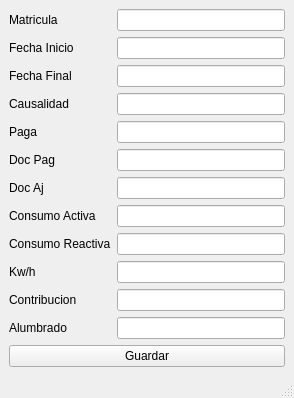
<?xml version="1.0" encoding="UTF-8"?>
<ui version="4.0">
 <class>MainWindow</class>
 <widget class="QMainWindow" name="MainWindow">
  <property name="geometry">
   <rect>
    <x>0</x>
    <y>0</y>
    <width>294</width>
    <height>396</height>
   </rect>
  </property>
  <property name="windowTitle">
   <string>Datos</string>
  </property>
  <widget class="QWidget" name="centralwidget">
   <layout class="QGridLayout" name="gridLayout_2">
    <item row="0" column="0">
     <layout class="QGridLayout" name="gridLayout">
      <item row="1" column="0">
       <widget class="QLabel" name="lb_inicio">
        <property name="text">
         <string>Fecha Inicio</string>
        </property>
       </widget>
      </item>
      <item row="9" column="1">
       <widget class="QLineEdit" name="le_kw"/>
      </item>
      <item row="5" column="0">
       <widget class="QLabel" name="lb_doc_pag">
        <property name="text">
         <string>Doc Pag</string>
        </property>
       </widget>
      </item>
      <item row="8" column="0">
       <widget class="QLabel" name="lb_consumo_reactiva">
        <property name="text">
         <string>Consumo Reactiva</string>
        </property>
       </widget>
      </item>
      <item row="4" column="1">
       <widget class="QLineEdit" name="le_paga"/>
      </item>
      <item row="8" column="1">
       <widget class="QLineEdit" name="le_consumo_reactiva"/>
      </item>
      <item row="6" column="0">
       <widget class="QLabel" name="lb_doc_aj">
        <property name="text">
         <string>Doc Aj</string>
        </property>
       </widget>
      </item>
      <item row="12" column="0" colspan="2">
       <widget class="QPushButton" name="btn_guardar">
        <property name="text">
         <string>Guardar</string>
        </property>
       </widget>
      </item>
      <item row="11" column="0">
       <widget class="QLabel" name="lb_alumbrado">
        <property name="text">
         <string>Alumbrado</string>
        </property>
       </widget>
      </item>
      <item row="4" column="0">
       <widget class="QLabel" name="lb_valor_pagar">
        <property name="text">
         <string>Paga</string>
        </property>
       </widget>
      </item>
      <item row="2" column="0">
       <widget class="QLabel" name="lb_final">
        <property name="text">
         <string>Fecha Final</string>
        </property>
       </widget>
      </item>
      <item row="10" column="1">
       <widget class="QLineEdit" name="le_contribucion"/>
      </item>
      <item row="0" column="1">
       <widget class="QLineEdit" name="le_matricula"/>
      </item>
      <item row="3" column="1">
       <widget class="QLineEdit" name="le_causalidad"/>
      </item>
      <item row="11" column="1">
       <widget class="QLineEdit" name="le_alumbrado"/>
      </item>
      <item row="7" column="1">
       <widget class="QLineEdit" name="le_consumo_activa"/>
      </item>
      <item row="9" column="0">
       <widget class="QLabel" name="lb_kw">
        <property name="text">
         <string>Kw/h</string>
        </property>
       </widget>
      </item>
      <item row="3" column="0">
       <widget class="QLabel" name="lb_causalidad">
        <property name="text">
         <string>Causalidad</string>
        </property>
       </widget>
      </item>
      <item row="0" column="0">
       <widget class="QLabel" name="lb_matricula">
        <property name="text">
         <string>Matricula</string>
        </property>
       </widget>
      </item>
      <item row="2" column="1">
       <widget class="QLineEdit" name="le_final"/>
      </item>
      <item row="6" column="1">
       <widget class="QLineEdit" name="le_doc_aj"/>
      </item>
      <item row="10" column="0">
       <widget class="QLabel" name="lb_contribucion">
        <property name="text">
         <string>Contribucion</string>
        </property>
       </widget>
      </item>
      <item row="7" column="0">
       <widget class="QLabel" name="lb_consumo_activa">
        <property name="text">
         <string>Consumo Activa</string>
        </property>
       </widget>
      </item>
      <item row="1" column="1">
       <widget class="QLineEdit" name="le_inicio"/>
      </item>
      <item row="5" column="1">
       <widget class="QLineEdit" name="le_doc_pag"/>
      </item>
     </layout>
    </item>
   </layout>
  </widget>
  <widget class="QMenuBar" name="menubar">
   <property name="geometry">
    <rect>
     <x>0</x>
     <y>0</y>
     <width>294</width>
     <height>21</height>
    </rect>
   </property>
  </widget>
  <widget class="QStatusBar" name="statusbar"/>
 </widget>
 <tabstops>
  <tabstop>le_matricula</tabstop>
  <tabstop>le_inicio</tabstop>
  <tabstop>le_final</tabstop>
  <tabstop>le_causalidad</tabstop>
  <tabstop>le_paga</tabstop>
  <tabstop>le_doc_pag</tabstop>
  <tabstop>le_doc_aj</tabstop>
  <tabstop>le_consumo_activa</tabstop>
  <tabstop>le_consumo_reactiva</tabstop>
  <tabstop>le_kw</tabstop>
  <tabstop>le_contribucion</tabstop>
  <tabstop>le_alumbrado</tabstop>
  <tabstop>btn_guardar</tabstop>
 </tabstops>
 <resources/>
 <connections/>
</ui>
